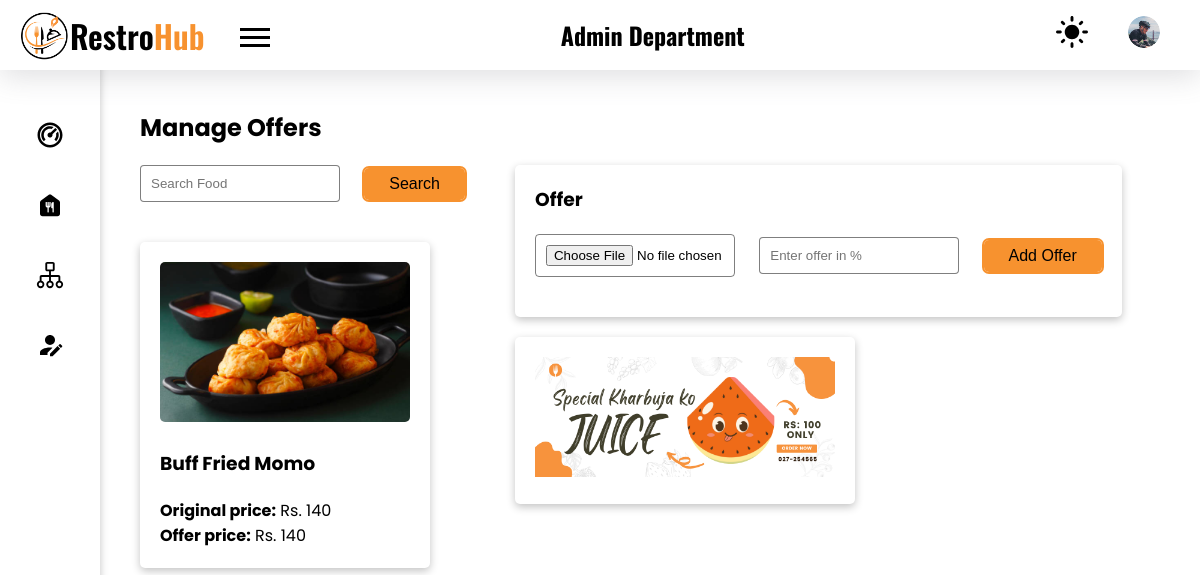
The page /admin/manage-offer.php?food=39 (signed in) on the database its author committed.
### tables this page shows
CREATE TABLE `food` (
  `f_id` int(11) NOT NULL,
  `img` varchar(100) DEFAULT NULL,
  `name` varchar(100) DEFAULT NULL,
  `price` int(11) DEFAULT NULL,
  `cooking_time` int(11) DEFAULT NULL,
  `description` varchar(500) NOT NULL,
  `veg` int(1) NOT NULL,
  `product_id` varchar(30) NOT NULL,
  `short_desc` varchar(50) NOT NULL,
  `ingredients` varchar(500) NOT NULL,
  `disabled` int(11) NOT NULL,
  `special` int(11) NOT NULL,
  `category` int(11) NOT NULL
);

### admin/manage-offer.php (the view, shortened to what this page needs)
<!DOCTYPE html>
<html lang="en">
<head>
    <link rel="stylesheet" href="../styles/style.css">
</head>
<body>
    <?php
    require("./components/header.php");
    require("./components/sidebar.php");
    ?>
    <main class="admin_dashboard_body">
        <section class="dashboard_inner-head flex items-center">
            <h2>Manage Offers</h2>
        </section>
        <?php
        require '../config.php';
        ?>
        <div class="flex wrap gap justify-start" style="gap: 50px;">
            <div class="left">
                <div class="mt-20 div_food_search">
                    <input list="food-list" name="food" id="food" placeholder="Search Food" class="search_food_offer p_7-20 border-curve form_input" required>
                    <button type="submit" onclick="selectFood()" class="button no_bg no_outline border-curve p_7-20" id="search_food_offer">Search</button>
                </div>
                <?php
                if (isset($_GET['food'])) {
                    $foodId = $_GET['food'];
                    $sql = "SELECT * FROM food WHERE f_id = $foodId";
                    $result = mysqli_query($conn, $sql);
                    if (mysqli_num_rows($result) > 0) {
                        $food = mysqli_fetch_assoc($result);
                    }
                ?>
                    <div class="food_details mt-20 p-20 shadow border-curve w-fit">
                        <div class="food_details_img">
                            <img src="../uploads/foods/<?php echo $food['img']; ?>" class="border-curve" width="250px" height="160px" alt="food image">
                        </div>
                        <div class="food_details_info mt-20">
                            <h3><?php echo $food['name']; ?></h3>
                            <p class="food_details_price mt-20"><b>Original price:</b> Rs. <?php echo $food['price']; ?></p>
                            <p class="food_details_price"><b>Offer price:</b> Rs. <?php echo $food['price']; ?></p>
                        </div>
                    </div>
            </div>
            <div class="offer_related top-right">
                <div class="mt-20 shadow p-20 w-fit border-curve">
                    <form action="./components/add-offer.php" method="POST" class="flex flex-col">
                        <div class="flex direction-col">
                            <h3>Offer</h3>
                            <div class="mt-20 w-fit">
                                <input type="file" name="offer-img" id="offer-img" class="form_input" required>
                                <input type="number" name="offer" id="offer" class="form_input border-curve p_7-20" placeholder="Enter offer in %" required>
                                <button type="submit" class="button no_bg no_outline border-curve p_7-20" id="add_offer">Add Offer</button>
                            </div>
                        </div>
                    </form>
                </div>
                <div class="offer_related bottom-right">
                    <div class="mt-20 shadow p-20 w-fit border-curve">
                        <img src="../images/kharbuja ko juice.png" width="300px" height="120px" alt="offer image">
                    </div>
                </div>
            </div>
        <?php }
        ?>
        </div>
    </main>
</body>
</html>

### styles/style.css (style rules this page uses)
:root { --black: #000000; --gray: #afafaf; --light-gray: #f3f3f3; --primary-color: #F7922F; --trans-black: #00000030; --very-trans-black: #00000020; --trans-green: #DCFFD380; --trans-green-text: #30B900; --trans-yellow: #fafd3e67; --trans-yellow-text: #46500C; --trans-purple: #FFA0FB66; --trans-purple-text: #A500F3; --trans-primary: #F7922F50; --trans-red: #FFD6D6; --trans-red-text: #934747; --white: #ffffff; }
* { margin: 0; padding: 0; box-sizing: border-box; list-style: none; text-decoration: none; color: var(--black); }
html { scroll-behavior: smooth; }
.no_outline { outline: none; border: none; }
.no_bg { background-color: transparent; }
body { background-color: var(--white); }
a, button, a>*, button>*, input[type="submit"], .menu__for-sidebar, .menu__for-sidebar>*, .admin_profile_image, .date_filter_close, .popper-btn, .pointer { cursor: pointer; }
.shadow { box-shadow: rgba(0, 0, 0, 0.24) 0px 3px 8px; }
.w-fit { width: fit-content; }
.mt-20 { margin-top: 20px !important; }
.p-20 { padding: 20px; }
.p_7-20 { padding: 7px 20px; }
.border-curve { border-radius: 5px; }
.flex { display: flex; align-items: flex-start; justify-content: space-between; flex-direction: row; }
p { font-weight: 400; }
.wrap { flex-wrap: wrap; }
.gap { gap: 20px; }
.items-center { align-items: center; }
.justify-start { justify-content: flex-start; }
.direction-col { flex-direction: column; }
body, .body-text { font-family: 'Poppins', sans-serif; }
.button { background-color: var(--primary-color); padding: 7px 25px; font-size: 1rem; min-width: fit-content; border: none !important; vertical-align: middle; outline: 2px solid var(--primary-color); }
.admin_dashboard_body { padding: 40px 40px 40px 140px; max-width: 1440px; }
.modal_form input, .modal_form select, .modal_form button, .uploaded-img-preview, .modal_form textarea, .form_input { padding: 10px; margin: 0 20px 20px 0; width: 200px; border: 1px solid rgba(0, 0, 0, 0.5); border-radius: 4px; }
h2 { font-size: 24px; }

### rows shown on the page
food: img (picture), name "Buff Fried Momo", price "140"
